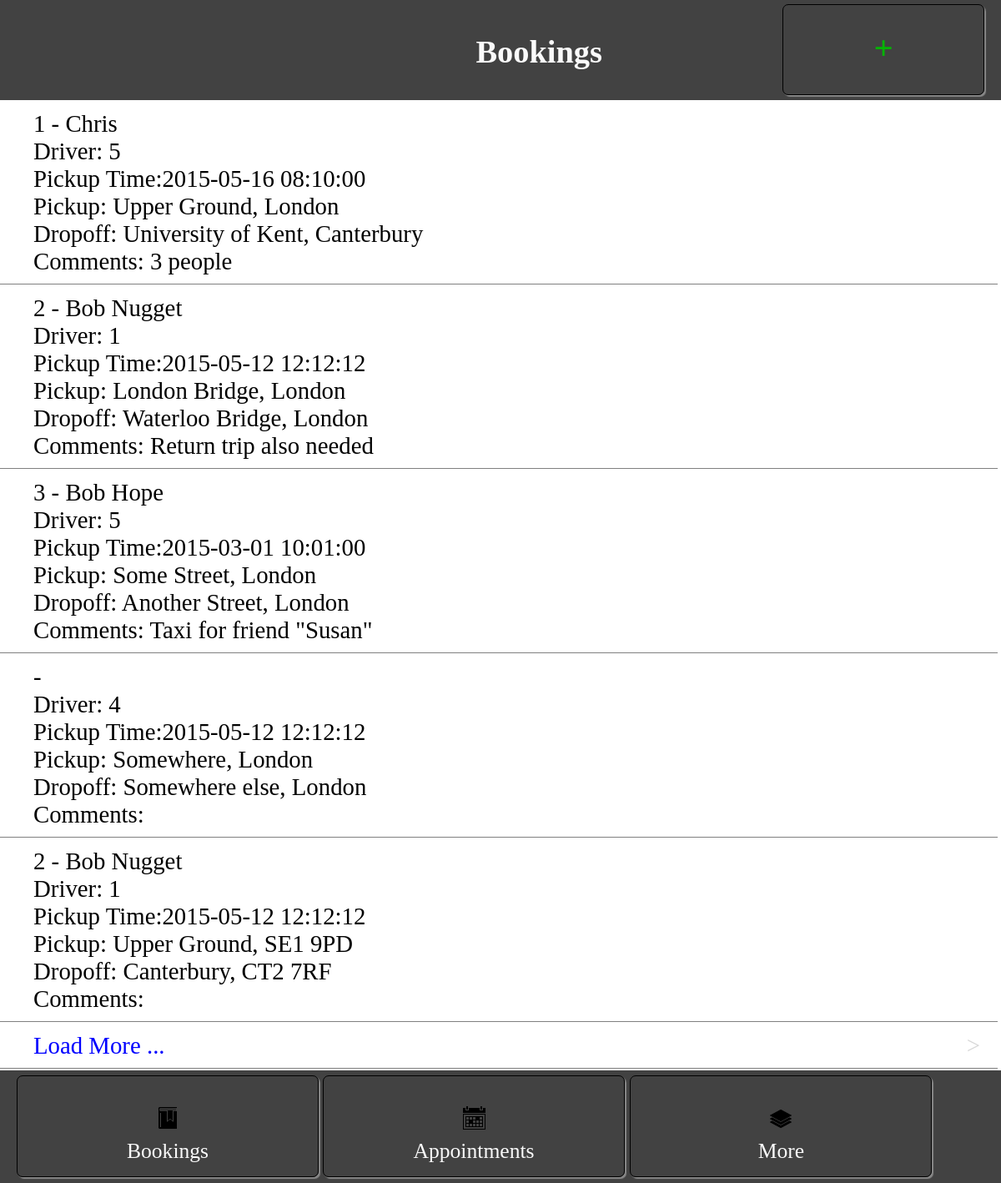
The page /Code/viewbookings.php on the database its author committed.
### tables this page shows
CREATE TABLE IF NOT EXISTS `booking` (
  `booking_id` int(11) NOT NULL AUTO_INCREMENT,
  `pickup` datetime NOT NULL,
  `customer_id` int(11) DEFAULT NULL,
  `driver_id` int(11) DEFAULT NULL,
  `payment_method_id` int(11) NOT NULL,
  `company_id` int(11) DEFAULT NULL,
  `pickup_address` varchar(255) NOT NULL,
  `dropoff_address` varchar(255) NOT NULL,
  `comment` varchar(255) DEFAULT NULL,
  `cal_event_id` varchar(255) DEFAULT NULL,
  `type_id` int(11) DEFAULT NULL,
  PRIMARY KEY (`booking_id`),
  KEY `customer_id_idx` (`customer_id`),
  KEY `driver_id_idx` (`driver_id`),
  KEY `payment_method_id_idx` (`payment_method_id`),
  KEY `company_id_idx` (`company_id`),
  CONSTRAINT `b_company_id` FOREIGN KEY (`company_id`) REFERENCES `company` (`company_id`) ON DELETE NO ACTION ON UPDATE CASCADE,
  CONSTRAINT `b_customer_id` FOREIGN KEY (`customer_id`) REFERENCES `customer` (`customer_id`) ON DELETE NO ACTION ON UPDATE CASCADE,
  CONSTRAINT `b_driver_id` FOREIGN KEY (`driver_id`) REFERENCES `driver` (`driver_id`) ON DELETE NO ACTION ON UPDATE CASCADE
);

CREATE TABLE IF NOT EXISTS `customer` (
  `customer_id` int(11) NOT NULL AUTO_INCREMENT,
  `passenger_name` varchar(63) NOT NULL,
  `phone_number` varchar(31) DEFAULT NULL,
  `email_address` varchar(320) DEFAULT NULL,
  PRIMARY KEY (`customer_id`)
);

### Code/classes/meekrodb.2.3.class.php (called while the page is built, shortened)
<?php
class DB {
  protected static $mdb = null;
  public static function getMDB() {
    $mdb = DB::$mdb;
    if ($mdb === null) {
      $mdb = DB::$mdb = new MeekroDB();
    }
    $db_class_vars = get_class_vars('DB');
    return $mdb;
  }
  public static function query() { $args = func_get_args(); return call_user_func_array(array(DB::getMDB(), 'query'), $args); }
  public static function queryFirstField() { $args = func_get_args(); return call_user_func_array(array(DB::getMDB(), 'queryFirstField'), $args); }
}
class MeekroDB {
  public $encoding = 'latin1';
  public $connect_options = array(MYSQLI_OPT_CONNECT_TIMEOUT => 30);
  public $internal_mysql = null;
  public function __construct($host=null, $user=null, $password=null, $dbName=null, $port=null, $encoding=null) {
    if ($encoding === null) $encoding = DB::$encoding;
    $this->encoding = $encoding;
  }
  public function get() {
    $mysql = $this->internal_mysql;
    if (!($mysql instanceof MySQLi)) {
      $mysql = new mysqli();
      foreach ($this->connect_options as $key => $value) {
        $mysql->options($key, $value);
      }
      $mysql->set_charset($this->encoding);
      $this->internal_mysql = $mysql;
    }
    return $mysql;
  }
  protected function preparseQueryParams() {
    $args = func_get_args();
    $sql = trim(strval(array_shift($args)));
    $args_all = $args;
    if (count($args_all) == 0) return array($sql);
    $chunkyQuery = array();
    return $chunkyQuery;
  }
  protected function parseQueryParams() {
    $args = func_get_args();
    $chunkyQuery = call_user_func_array(array($this, 'preparseQueryParams'), $args);
    $query = '';
    foreach ($chunkyQuery as $chunk) {
      if (is_string($chunk)) {
        $query .= $chunk;
        continue;
      }
      $result = '';
      $query .= $result;
    }
    return $query;
  }
  protected function prependCall($function, $args, $prepend) { array_unshift($args, $prepend); return call_user_func_array($function, $args); }
  public function query() { $args = func_get_args(); return $this->prependCall(array($this, 'queryHelper'), $args, 'assoc'); }
  public function queryAllLists() { $args = func_get_args(); return $this->prependCall(array($this, 'queryHelper'), $args, 'list'); }
  protected function queryHelper() {
    $args = func_get_args();
    $type = array_shift($args);
    $db = $this->get();
    $is_buffered = true;
    $row_type = 'assoc';
    $full_names = false;
    switch ($type) {
      case 'assoc':
        break;
      case 'list':
        $row_type = 'list';
        break;
    }
    $sql = call_user_func_array(array($this, 'parseQueryParams'), $args);
    $result = $db->query($sql, $is_buffered ? MYSQLI_STORE_RESULT : MYSQLI_USE_RESULT);
    $return = array();
    while ($row = ($row_type == 'assoc' ? $result->fetch_assoc() : $result->fetch_row())) {
      $return[] = $row;
    }
    return $return;
  }
  public function queryFirstList() {
    $args = func_get_args();
    $result = call_user_func_array(array($this, 'queryAllLists'), $args);
    if (!$result || !is_array($result)) return null;
    return reset($result);
  }
  public function queryFirstField() {
    $args = func_get_args();
    $row = call_user_func_array(array($this, 'queryFirstList'), $args);
    if ($row == null) return null;
    return $row[0];
  }
}
?>

### Code/viewbookings.php (the view, shortened to what this page needs)
<!DOCTYPE html>
<head>
	<?php
		include("inc/head.php");
	?>
</head>
<body id="body">
	<div class="header day">
		<div class="view-title">Bookings</div>
		<a class="add" href="addbooking.php"><div class="right-button button"><strong>+</strong></div></a>
	</div>
	<div>
		<table>
			<tbody>
				<?php
					$results = DB::query("SELECT customer_id, pickup, driver_id, pickup_address, dropoff_address, comment FROM booking");
					foreach ($results as $row) {
						$passenger = DB::queryFirstField("SELECT passenger_name FROM customer where customer_id = '".$row['customer_id']."'");
						echo "<tr>";
						echo "<td class='field'>".$row['customer_id']." - ".$passenger."<br />Driver: ".$row['driver_id']."<br />Pickup Time:".$row['pickup']."<br />Pickup: ".$row['pickup_address']."<br />Dropoff: ".$row['dropoff_address']."<br />Comments: ".$row['comment']."</td>";
						echo "</tr>";
					}
				?>
				<tr>
					<td class="field" style="color:blue;"><a href="javascript:history.go(0)">Load More ...<span class="arrow">></span></a></td>
				</tr>
			</tbody>
		</table>
	</div>
	<div class="footer day">
		<a href="viewbookings.php"><div class="bookings button2">Bookings</div></a>
		<a href="calendarview.php"><div class="calendar button2">Appointments</div></a>
		<a href="more.php"><div class="more button2">More</div></a>
	</div>
</body>
</html>

### Code/inc/head.php (shortened to what this page needs)
<link rel="stylesheet" type="text/css" href="css/layout.css">

### Code/css/layout.css (style rules this page uses)
a { text-decoration: none; color: inherit; }
body { margin-top: 120px; width: 100%; margin-left: -2px; margin-bottom: 135px; color: black; }
.night { color: #FAFAFA !important; background-color: #424242; }
table { overflow-y: scroll; width: 100%; }
tbody { overflow-y:scroll; }
.footer { position: fixed; bottom: 0; left: 0; right: 0; padding-top: 65px; height: 70px; font-size: 1.6em; display: block; }
.header { position: fixed; top: 0; left: 0; right: 0; padding-top: 50px; height: 70px; display: block; font-size: 1.5em; }
.header div { margin-top: -10px; }
.view-title { display: inline-block; font-size: 1.6em; font-weight: bold; width: 60%; text-align: right; margin-left: 2px; }
.right-button { float: right; display: inline-block; margin-top: -6px; margin-right: 20px; }
.add { width:30px; text-align: center; color: #04B404; font-size: 1.7em; line-height: 23px; }
.button { border: 1px solid black; box-shadow: 2px 2px 1px #888888; border-radius: 7px; padding: 40px 0px 10px 0px; margin-top: -45px !important; width: 20%; height: 82%; text-align: center; }
.button2 { border: 1px solid black; box-shadow: 2px 2px 1px #888888; border-radius: 7px; margin-top: -12px; width: 30%; height: 135%; text-align: center; }
.footer div { background-position: 50% 35px; line-height: 130px; margin-top: -59px; padding-top: 25px; display: inline-block; }
.bookings { background: url(../images/bookmark.png) no-repeat; float: left; margin-left: 20px; }
.calendar { background: url(../images/calendar.png) no-repeat; margin-left: 5px; }
.more { background: url(../images/layer.png) no-repeat; }
.field { padding-left: 40px; font-size: 1.8em; border-bottom-style: solid; border-width: 1px; border-color: gray; padding-top: 10px; padding-bottom: 10px; height: 25px; }
.arrow { float: right; margin-right: 20px; color: #D8D8D8; }

### rows shown on the page
booking: customer "1", customer.passenger_name "Chris", driver "5", pickup "2015-05-16 08:10:00", pickup_address "Upper Ground, London", dropoff_address "University of Kent, Canterbury", comment "3 people"
booking: customer "2", customer.passenger_name "Bob Nugget", driver "1", pickup "2015-05-12 12:12:12", pickup_address "London Bridge, London", dropoff_address "Waterloo Bridge, London", comment "Return trip also needed"
booking: customer "3", customer.passenger_name "Bob Hope", driver "5", pickup "2015-03-01 10:01:00", pickup_address "Some Street, London", dropoff_address "Another Street, London", comment "Taxi for friend \"Susan\""
booking: driver "4", pickup "2015-05-12 12:12:12", pickup_address "Somewhere, London", dropoff_address "Somewhere else, London"
booking: customer "2", customer.passenger_name "Bob Nugget", driver "1", pickup "2015-05-12 12:12:12", pickup_address "Upper Ground, SE1 9PD", dropoff_address "Canterbury, CT2 7RF"
